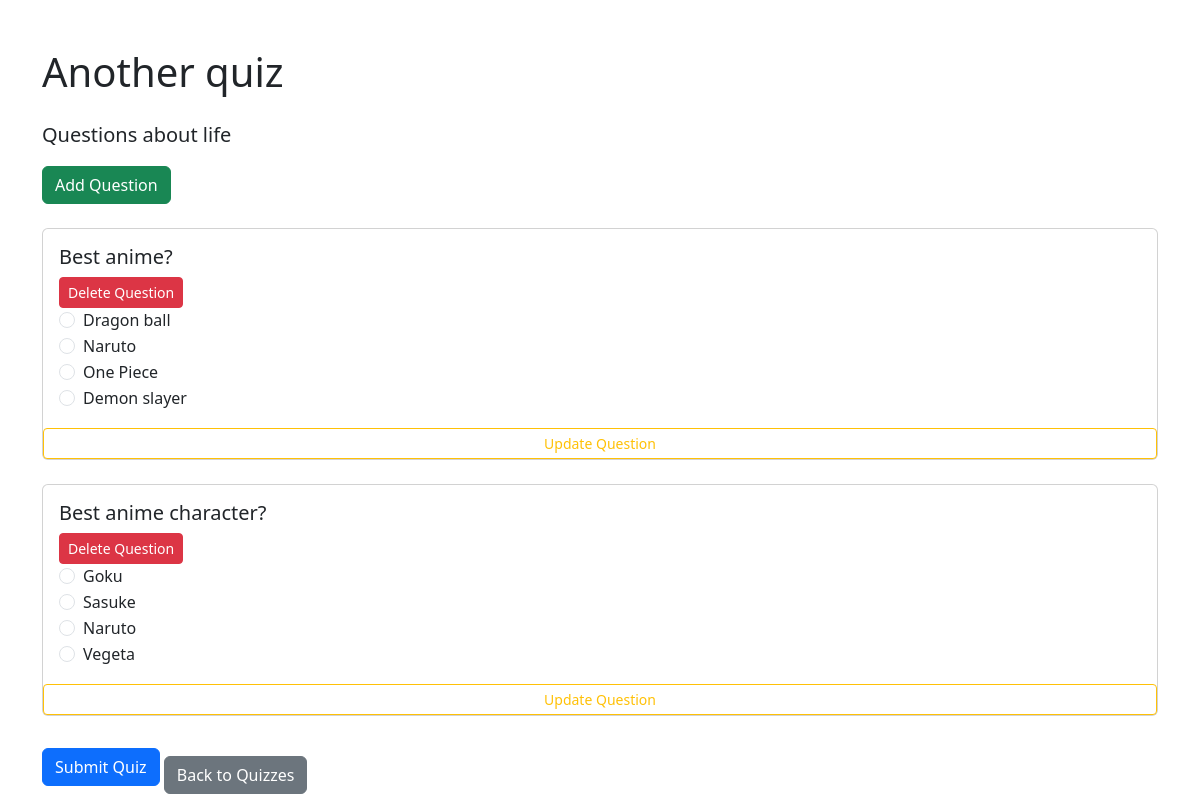
Page /quiz/29/ on the committed database.
### quiz/models.py (models this page shows, shortened)
class Quiz(models.Model):
    title = models.CharField(max_length=200)
    description = models.TextField()
    created_at = models.DateTimeField(auto_now_add=True)

class Question(models.Model):
    quiz = models.ForeignKey(Quiz, on_delete=models.CASCADE)
    text = models.CharField(max_length=300)
    option_1 = models.CharField(max_length=100)
    option_2 = models.CharField(max_length=100)
    option_3 = models.CharField(max_length=100)
    option_4 = models.CharField(max_length=100)
    correct_option = models.IntegerField()  # 1, 2, 3, or 4

### quiz/views.py (the view, shortened to what this page needs)
# urls.py: path('quiz/<int:quiz_id>/', views.quiz_detail, name='quiz_detail'),
def quiz_detail(request, quiz_id):
    quiz = get_object_or_404(Quiz, id=quiz_id)
    questions = Question.objects.filter(quiz=quiz)
    return render(request, 'quiz/quiz_detail.html', {'quiz': quiz, 'questions': questions})

### quiz/templates/quiz/quiz_detail.html (shortened to what this page needs)
<!DOCTYPE html>
<html lang="en">
<head>
    <link href="https://cdn.jsdelivr.net/npm/bootstrap@5.3.0/dist/css/bootstrap.min.css" rel="stylesheet">
</head>
<body>
    <div class="container mt-5">
        <h1 class="mb-4">{{ quiz.title }}</h1>
        <p class="lead">{{ quiz.description }}</p>
        <div id="content">
            <button hx-get="{% url 'add_question' quiz.id %}" hx-target="#content" class="btn btn-success mb-4">Add
                Question</button>
                <form method="POST" hx-post="{% url 'submit_quiz' quiz.id %}" hx-target="body" hx-swap="outerHTML">
            <div id="question-list">
                <div id="question-list">
                    {% for question in questions %}
                    <div class="card mb-4">
                        <div class="card-body">
                            <h5 class="card-title">{{ question.text }}</h5>
                            <button hx-get="{% url 'delete_question' question.id %}" hx-target="closest .card"
                                hx-swap="outerHTML" class="btn btn-danger btn-sm">
                                Delete Question
                            </button>
                            <div class="form-check">
                                <input class="form-check-input" type="radio" name="question_{{ question.id }}" value="1"
                                    id="q{{ question.id }}o1">
                                <label class="form-check-label" for="q{{ question.id }}o1">{{ question.option_1 }}</label>
                            </div>
                            <div class="form-check">
                                <input class="form-check-input" type="radio" name="question_{{ question.id }}" value="2"
                                    id="q{{ question.id }}o2">
                                <label class="form-check-label" for="q{{ question.id }}o2">{{ question.option_2 }}</label>
                            </div>
                            <div class="form-check">
                                <input class="form-check-input" type="radio" name="question_{{ question.id }}" value="3"
                                    id="q{{ question.id }}o3">
                                <label class="form-check-label" for="q{{ question.id }}o3">{{ question.option_3 }}</label>
                            </div>
                            <div class="form-check">
                                <input class="form-check-input" type="radio" name="question_{{ question.id }}" value="4"
                                    id="q{{ question.id }}o4">
                                <label class="form-check-label" for="q{{ question.id }}o4">{{ question.option_4 }}</label>
                            </div>
                        </div>
                        <button hx-get="{% url 'update_question' question.id %}" hx-target="#content"
                            class="btn btn-outline-warning btn-sm">Update Question</button>
                    </div>
                {% endfor %}
                <button type="submit" class="btn btn-primary">Submit Quiz</button>
            </form>
            <button hx-get="{% url 'quiz_list' %}" hx-target="body" hx-swap="outerHTML" class="btn btn-secondary mt-3">Back to
                Quizzes</button>
        </div>
    </div>
</body>
</html>

### rows in the picture
Quiz: title "Another quiz", description "Questions about life"
Question: text "Best anime?", option_1 "Dragon ball", option_2 "Naruto", option_3 "One Piece", option_4 "Demon slayer"
Question: text "Best anime character?", option_1 "Goku", option_2 "Sasuke", option_3 "Naruto", option_4 "Vegeta"
